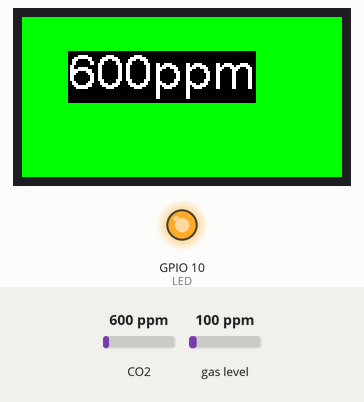
A sketch run on a simulated ESP32-S3. Shown: 160×80 colour display, output pins drawn as LEDs (lit = HIGH). Inputs (shaded band) come from the test bench; at power-on: CO2 600 ppm, gas level 100 ppm. What the sketch prints to the serial monitor is not drawn.

Above: at 1.3 s.
1.4 s: CO2 set to 1164 ppm
At 2.6 s:
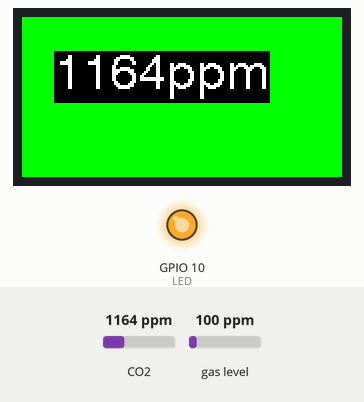
3.7 s: CO2 set to 1225 ppm
At 5.4 s:
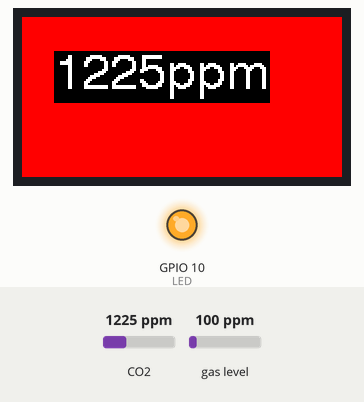
5.7 s: CO2 set to 452 ppm
At 7.2 s:
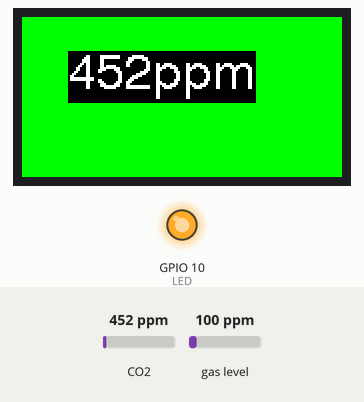
Timing chart, 0 to 8.7 s (numbered marks = the images above; inputs shaded):
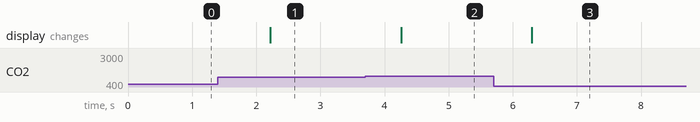

The sketch:

main.ino
```cpp
/*
 * File: M5StickCPlus_CO2_Monitor.ino
 *
 * Air quality measurement using M5Stack TVOC/eCO2 mini Unit w/ Sensirion SGP30 sensor.
 * SGP30 needs 15 seconds to initialize calibration after power on.
 * The M5StickC+ screen will display TVOC and CO2
 *
 * 2020-10-25 Claus Kuehnel info@ckuehnel.ch
// */
#include <Adafruit_SGP30.h>
#include <M5StickC.h>

Adafruit_SGP30 sgp;

const int LED = 10;
uint8_t i = 15;
long last_millis = 0;
uint16_t eCO2, TVOC;
const uint16_t LIMIT = 1200;

void setup()
{
  pinMode(LED, OUTPUT);
  digitalWrite(LED, HIGH);

  M5.begin();
  M5.Lcd.setRotation(1);
  M5.Lcd.fillScreen(GREEN);

  Serial.begin(115200);
  Serial.println("CO2 Monitor");

  Wire.begin(32, 33); // Grove I2C Connector
  if (!sgp.begin())
  {
    Serial.println("Sensor not found :(");
    while (1);
  }
  Serial.print("Found SGP30 serial #");
  Serial.print(sgp.serialnumber[0], HEX);
  Serial.print(sgp.serialnumber[1], HEX);
  Serial.println(sgp.serialnumber[2], HEX);
}

void loop()
{
  if (! sgp.IAQmeasure()) {
    Serial.println("Measurement failed");
    return;
  }

  TVOC = sgp.TVOC;
  eCO2 = sgp.eCO2;

  if(eCO2 > LIMIT){
    M5.Lcd.fillScreen(RED);
  }else {
    M5.Lcd.fillScreen(GREEN);
  }
  M5.Lcd.setTextDatum(MC_DATUM);
  M5.Lcd.drawString(String(eCO2) + "ppm", 70, 30, 4);

  Serial.print("eCO2 "); Serial.print(eCO2); Serial.println(" ppm");


  delay(1000);
}
```

Measured:
- the behaviour switches between 1200 and 1201 ppm on CO2 (found by bisection; images 1 and 2)
- after the input at 1.4 s, the display: changes after 0.82 s (image 1)
- after the input at 3.7 s, the display: changes after 0.56 s (image 2)
- after the input at 5.7 s, the display: changes after 0.60 s (image 3)
